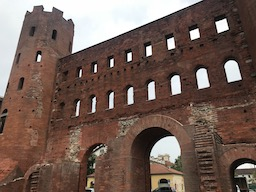
#> input picture questions/Question_41_50/thorino.jpg, 256 x 192 px, found by its file name
$ python Q44-HoughStep1.py   (older library calls are emulated)
#> lines starting #> are read from the running program, lines starting #| are printed output that depends on the picture
# %% import
import cv2
from PIL import Image
import numpy as np

# %% load original image
img = Image.open("../../ImageProcessing100Wen/Question_41_50/thorino.jpg")
#> img is the input picture: PIL image 256x192 RGB; mean R, G, B 114.5, 94.3, 85.6
img_arr = np.array(img)
img_gs = cv2.cvtColor(img_arr, cv2.COLOR_RGB2GRAY)
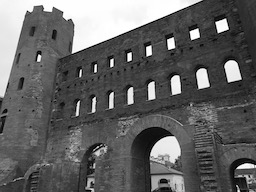
#> img_gs: shape (192, 256); min 0, max 255, mean 99.4
print(img_gs.shape)
#| (192, 256)

# %%
def Hough1(img, LT=30, HT=100):
#> called with LT = 30, HT = 100
    border = cv2.Canny(img, LT, HT)
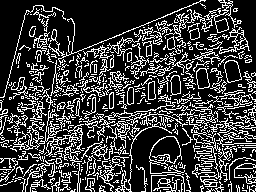
#> border: shape (192, 256); 23.8% white in thin lines or dots

	## Voting
    def voting(edge):
       H, W = edge.shape
#> H = 192; W = 256
       drho = 1
       dtheta = 1

       # get rho max length
       rho_max = np.ceil(np.sqrt(H ** 2 + W ** 2)).astype(np.int)
#> rho_max = 320

       # hough table
       hough = np.zeros((rho_max * 2, 180), dtype=np.int)

       # get index of edge
       ind = np.where(edge == 255)
#> ind = 11715 positions, rows 0 to 191, columns 0 to 255

       ## hough transformation
       for y, x in zip(ind[0], ind[1]):
               for theta in range(0, 180, dtheta):
                       # get polar coordinat4s
                       t = np.pi / 180 * theta
                       rho = int(x * np.cos(t) + y * np.sin(t))

                       # vote
                       hough[rho + rho_max, theta] += 1
#> this loop made 11715 passes
#> (y, x) on passes 1 to 3: (0, 200), (0, 201), (0, 202)
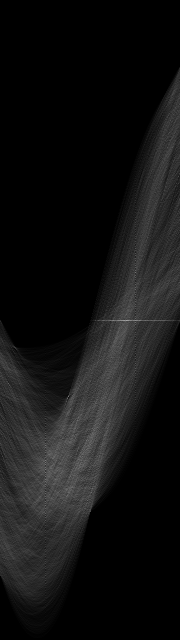
#> hough: shape (640, 180) int64; min 0, max 166, mean 18.3

       out = hough.astype(np.uint8)

       return out

	# voting
    out = voting(border)

    return out

# %%
i = Hough1(img_gs)
# %%

$ run again, with questions/Question_41_50/imori.jpg copied over questions/Question_41_50/thorino.jpg
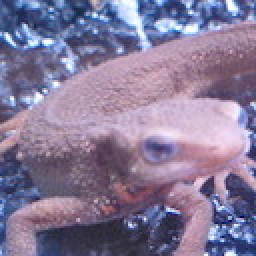
#> input picture questions/Question_41_50/imori.jpg, 128 x 128 px, found by its file name (shown 2 times larger)
#> img is the input picture: PIL image 128x128 RGB; mean R, G, B 134.1, 121.8, 152.8
#| (128, 128)
#> in Hough1, `border = cv2.Canny(img, LT, HT)`:
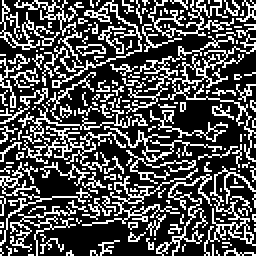
#> border: shape (128, 128) (shown 2 times larger); 30.7% white in thin lines or dots
#> ind = 5022 positions, rows 0 to 127, columns 0 to 127
#> the loop in voting, `for y, x in zip(ind[0], ind[1]):` made 5022 passes
#> (y, x) on passes 1 to 3: (0, 1), (0, 9), (0, 17)
#> after the loop in voting, `for y, x in zip(ind[0], ind[1]):`:
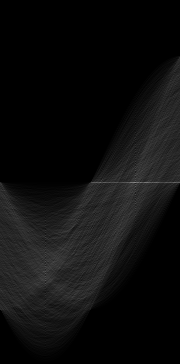
#> hough: shape (364, 180) int64; min 0, max 137, mean 13.8
